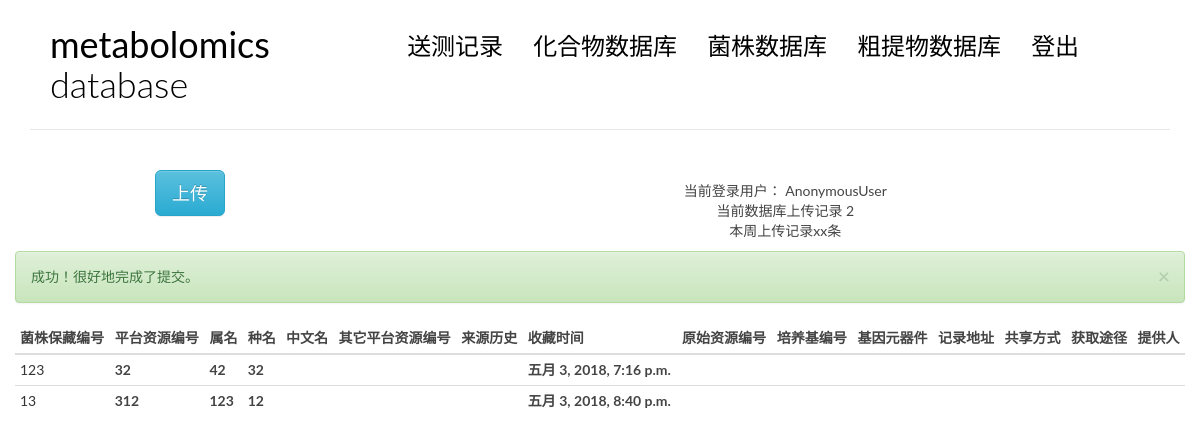
The app's page /bactalter/, older data.
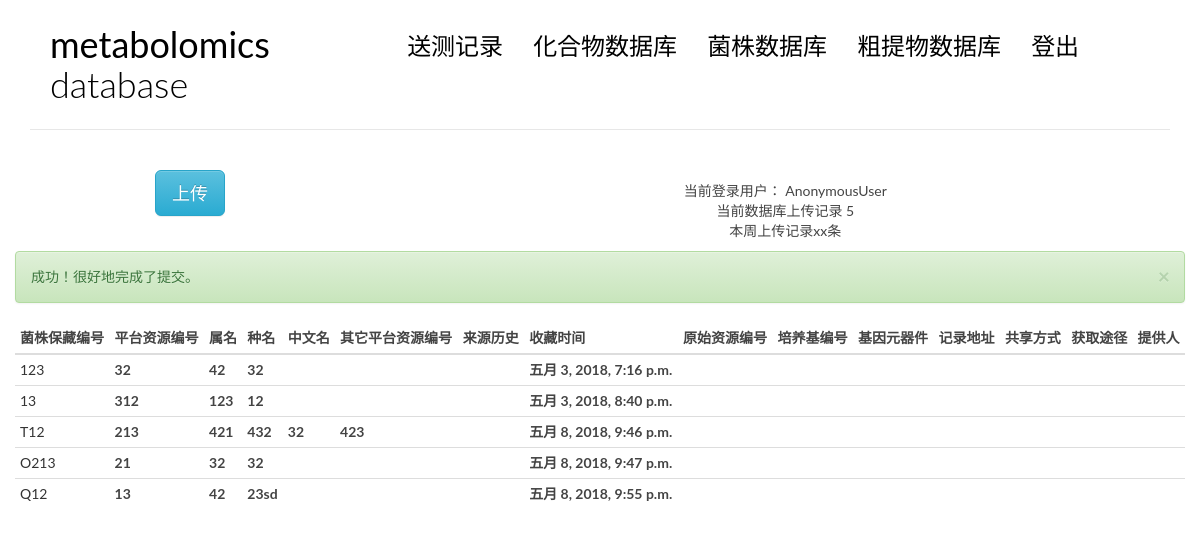
The same page, newer data.
### blog/models.py (models this page shows, shortened)
@python_2_unicode_compatible
class bact(models.Model):  #菌株
    bactnumber = models.CharField(max_length = 50) #菌株保藏编号
    sourcenum = models.CharField(max_length = 50) #平台资源编号
    genus = models.CharField(max_length = 200) #属名
    species = models.CharField(max_length = 200) #种名
    chinesename = models.CharField(max_length = 200, blank = True) #中文名
    othersourcenum = models.CharField(max_length = 100, blank = True) #其它平台资源编号
    history = models.CharField(max_length = 100, blank = True) #来源历史
    storetime = models.DateTimeField(auto_now_add=True,editable = True) #收藏时间
    orinumber = models.CharField(max_length = 20, blank = True)#原始资源编号
    mainuse = models.CharField(max_length = 200, blank = True)#主要用途
    danger = models.CharField(max_length = 50, blank = True)#生物危害程度
    hostname = models.CharField(max_length = 100, blank = True)#寄主名称
    ill = models.CharField(max_length = 100, blank = True) #致病名称
    tranroute = models.CharField(max_length = 100, blank = True) #传播途径
    media = models.CharField(max_length = 50, blank = True) #培养基编号
    mediatem = models.CharField(max_length = 10, blank = True) #培养基温度
    gene = models.CharField(max_length = 50, blank = True) # 基因元器件
    recadd = models.CharField(max_length = 100, blank = True)#记录地址
    shareme = models.CharField(max_length = 100, blank = True)#共享方式
    getmet = models.CharField(max_length = 100, blank = True) #获取途径
    callme = models.CharField(max_length = 30, blank = True)#联系方式
    mainkey = models.CharField(max_length = 100, blank = True)#源数据主键
    prod = models.CharField(max_length = 30, blank = True)#提供人
    didv = models.CharField(max_length = 30, blank = True)#分离人
    judge = models.CharField(max_length = 30, blank = True)#鉴定人
    genenumber = models.CharField(max_length = 50, blank = True)#基因序列注册号
    upload = models.ForeignKey(User, null = True)

### blog/bact.py (the view)
# urls.py: url(r'^bactalter/$', views.bactalter, name='bactalter'),
def bactalter(request):
    if request.method == 'GET':
        try:
            id = request.GET.get('id')
            bactnumber = request.GET.get('bactnumber')
            sourcenum = request.GET.get('sourcenum')
            genus = request.GET.get('genus')
            species = request.GET.get('species')
            chinesename = request.GET.get('chinesename')
            othersourcenum =  request.GET.get('othersourcenum')
            history = request.GET.get('history')
            orinumber = request.GET.get('orinumber')
            mainuse = request.GET.get('mainuse')
            danger = request.GET.get('danger')
            hostname = request.GET.get('hostname')
            ill =request.GET.get('ill')
            media =request.GET.get('media')
            mediatem =request.GET.get('mediatem')
            tranroute =request.GET.get('tranroute')
            gene =request.GET.get('gene')
            recadd =request.GET.get('recadd')
            shareme =request.GET.get('shareme')
            getmet =request.GET.get('getmet')
            callme =request.GET.get('callme')
            mainkey =request.GET.get('mainkey')
            prod =request.GET.get('prod')
            didv =request.GET.get('didv')
            judge =request.GET.get('judge')
            genenumber =request.GET.get('genenumber')
            infos = {
                'bactnumber' : bactnumber,
                'sourcenum' : sourcenum,
                'genus' : genus,
                'species' : species,
                'chinesename' : chinesename,
                'othersourcenum' : othersourcenum,
                'history' : history,
                'orinumber' : orinumber,
                'mainuse' : mainuse,
                'danger' : danger,
                'hostname' : hostname,
                'ill' : ill,
                'tranroute' : tranroute,
                'media' : media,
                'mediatem' : mediatem,
                'gene' : gene,
                'recadd' : recadd,
                'shareme' : shareme,
                'getmet' : getmet,
                'callme' : callme,
                'mainkey' : mainkey,
                'prod' : prod,
                'didv' : didv,
                'judge' : judge,
                'genenumber' : genenumber,
            }
            bact.objects.select_for_update().filter(id = id).update(**infos)
            return bactindex(request, msg = 0)
        except:
            return bactindex(request, msg = 1)

### blog/bact.py (called while the page is built)
def bactindex(request, msg = -1):
    lists = bact.objects.all()
    num = len(lists)
    return render(request, 'blog/bact.html', context = {'tests' : lists, 'msg' : msg, 'num': num} )

### templates/blog/bact.html (shortened to what the changed rows need)
{% extends 'base.html' %}
{%block main %}
<body>
            <div class="row">
                <div class="col-md-8 col-sm-7 col-xs-4">
                    <nav class="main-nav" role="navigation">
                        <div class="collapse navbar-collapse" id="bs-example-navbar-collapse-1">
                            <ul class="list-unstyled text-center" >
                                <li>当前登录用户： {{request.user}}</li>
                                <li>当前数据库上传记录 {{num}}</li>
                                <li>本周上传记录xx条</li>
                            </ul>
                        </div>
                    </nav>
                </div>
            </div>
            <div class="col-md-12 col-sm-7 col-xs-4">
            <table class="table table-hover table-condensed">
                    <thead>
                        <tr>
                            <th>菌株保藏编号</th>
                            <th>平台资源编号</th>
                            <th>属名</th>
                            <th>种名</th>
                            <th>中文名</th>
                            <th>其它平台资源编号</th>
                            <th>来源历史</th>
                            <th>收藏时间</th>
                            <th>原始资源编号</th>
                            <th>培养基编号</th>
                            <th>基因元器件</th>
                            <th>记录地址</th>
                            <th>共享方式</th>
                            <th>获取途径</th>
                            <th>提供人</th>
                        </tr>
                    </thead>
                    <tbody>
                            {% for test in tests %}
                            {% if request.user == test.upload %}
                            <tr class="row1 success" id = "useajax" data-toggle="modal" data-target="#alter" data-whatever="{{test.id}}"
                            data-bactnumber = "{{test.bactnumber}}" data-sourcenum = "{{test.sourcenum}}" data-genus = "{{test.genus}}"
                            data-species = "{{test.species}}" data-chinesename = "{{test.chinesename}}" data-othersourcenum = "{{test.othersourcenum}}"
                            data-history = "{{test.history}}"  data-orinumber = "{{test.orinumber}}"
                            data-mainuse = "{{test.mainuse}}" data-danger = "{{test.danger}}"  data-hostname = "{{test.hostname}}"
                            data-ill = "{{test.ill}}"  data-tranroute = "{{test.tranroute}}"   data-media = "{{test.media}}"
                            data-mediatem = "{{test.mediatem}}" data-gene = "{{test.gene}}"  data-recadd = "{{test.recadd}}"
                            data-shareme = "{{test.shareme}}"  data-getmet = "{{test.getmet}}"  data-callme = "{{test.callme}}"
                            data-mainkey = "{{test.mainkey}}"  data-prod = "{{test.prod}}"  data-didv = "{{test.didv}}"
                            data-judge = "{{test.judge}}" data-genenumber = "{{test.genenumber}}">
                            {% else %}
                            <tr class="row1">
                            {% endif %}
                                    <td class = "field-bactnumber"><a href="{% url 'blog:bact2cru' test.id %}">{{test.bactnumber}}</a> </td>
                                    <th class = "field-sourcenum">{{test.sourcenum}}</th>
                                    <th class = "field-genus">{{test.genus}}</th>
                                    <th class = "field-species">{{test.species}}</th>
                                    <th class = "field-chinesename">{{test.chinesename}}</th>
                                    <th class = "field-othersourcenum">{{test.othersourcenum}}</th>
                                    <th class = "field-history">{{test.history}}</th>
                                    <th class = "field-storetimr">{{test.storetime}}</th>
                                    <th class = "field-orinumber">{{test.orinumber}}</th>
                                    <th class = "field-media">{{test.media}}</th>
                                    <th class = "field-gene">{{test.gene}}</th>
                                    <th class = "field-recadd">{{test.recadd}}</th>
                                    <th class = "field-shareme">{{test.shareme}}</th>
                                    <th class = "field-getmet">{{test.getmet}}</th>
                                    <th class = "field-prod">{{test.prod}}</th>
                            </tr>
                            {% empty %}
                              <div class="row1">null</div>
                            {% endfor %}
                    </tbody>
                </table>
                </div>
</body>
{% endblock main %}

Row changes from the older to the newer data that the page shows:
added bact: bactnumber "T12", sourcenum "213", genus "421", species "432", chinesename "32", othersourcenum "423", storetime "五月 8, 2018, 9:46 p.m."
added bact: bactnumber "O213", sourcenum "21", genus "32", species "32", storetime "五月 8, 2018, 9:47 p.m."
added bact: bactnumber "Q12", sourcenum "13", genus "42", species "23sd", storetime "五月 8, 2018, 9:55 p.m."
Text that changed along with them:
{{ num }}: "2" → "5"
